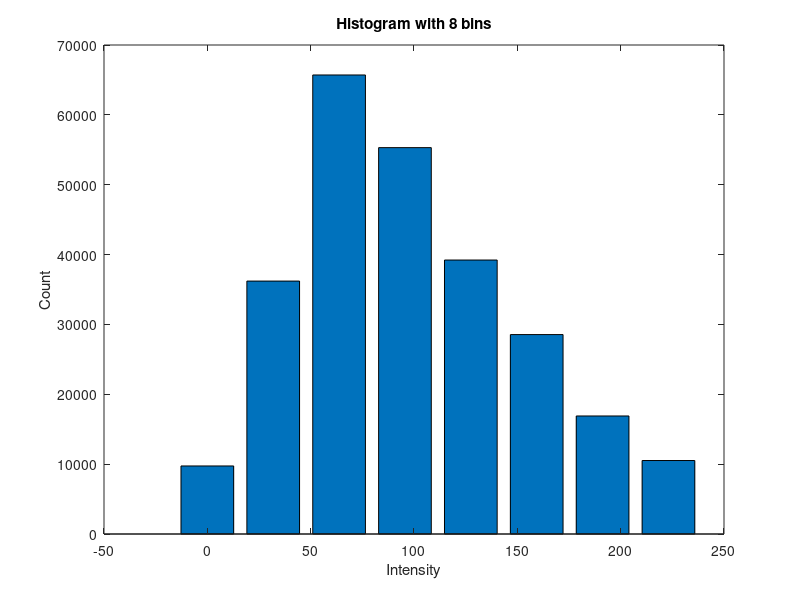
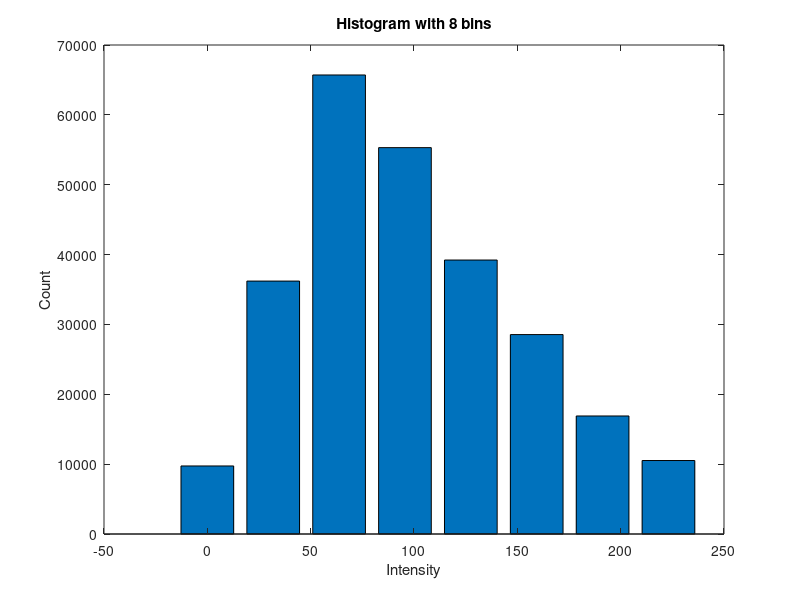
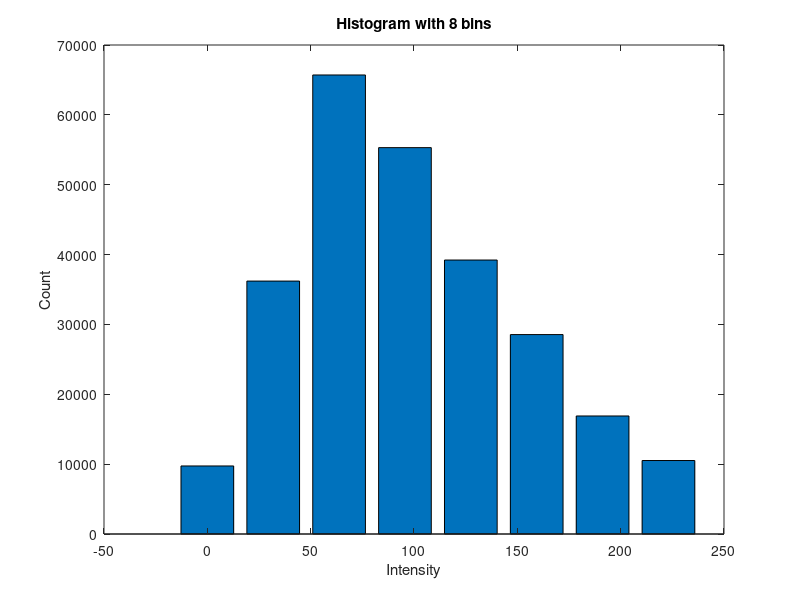
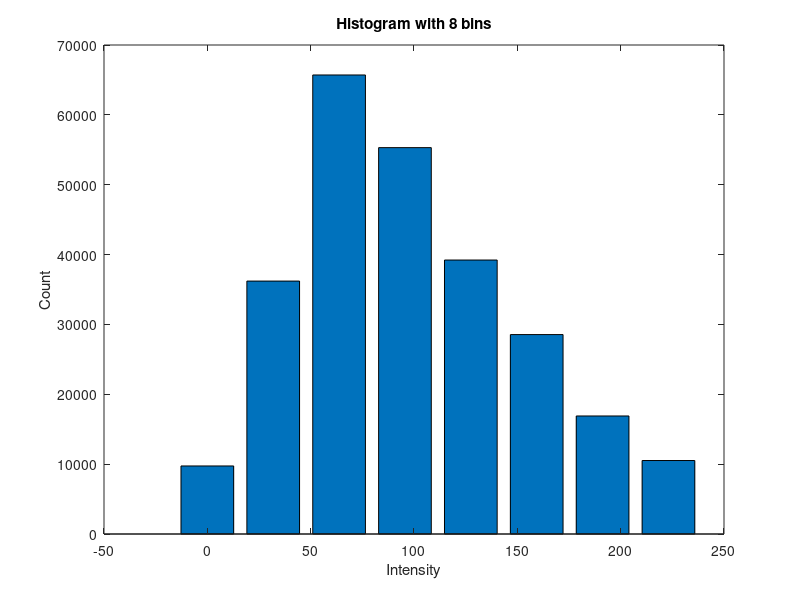

Reproduce these figures in MATLAB, in order.
% Import the data from the filehistogram=importdata('imagej_bridge_histogram.txt', ' ', 1);% Plot the data using a bar chartbar(histogram.data(:, 1), histogram.data(:, 2));% Set the title of the graph%title(’Histogram with 16 bins’, ’fontsize’, 16, ’Fontname’, ’Helvetica’)% For GNU octave, use:title('Histogram with 8 bins')% Set the axis labels%xlabel(’Intensity’, ’fontsize’, 16, ’Fontname’, ’Helvetica’)%ylabel(’Count’, ’fontsize’, 16, ’Fontname’, ’Helvetica’)% For GNU octave, use:xlabel('Intensity')ylabel('Count')% Store the graph in an EPS file (vector graphics)%print -depsc histogram_matlab.eps% For GNU octave, use:print -deps -color -FHelvetica:8 "imagej_bridge_histogram.eps"% Store the graph in a PNG file (bitmap)%print -dpng  histogram_matlab.png% For GNU octave, use:print -dpng -color -FHelvetica:8 "imagej_bridge_histogram.png"% Import the data from the filehistogram=importdata('my_bridge_histogram.txt', ' ', 1);% Plot the data using a bar chartbar(histogram.data(:, 1), histogram.data(:, 2));% Set the title of the graph%title(’Histogram with 16 bins’, ’fontsize’, 16, ’Fontname’, ’Helvetica’)% For GNU octave, use:title('Histogram with 8 bins')% Set the axis labels%xlabel(’Intensity’, ’fontsize’, 16, ’Fontname’, ’Helvetica’)%ylabel(’Count’, ’fontsize’, 16, ’Fontname’, ’Helvetica’)% For GNU octave, use:xlabel('Intensity')ylabel('Count')% Store the graph in an EPS file (vector graphics)%print -depsc histogram_matlab.eps% For GNU octave, use:print -deps -color -FHelvetica:8 "my_bridge_histogram.eps"% Store the graph in a PNG file (bitmap)%print -dpng  histogram_matlab.png% For GNU octave, use:print -dpng -color -FHelvetica:8 "my_bridge_histogram.png"% Import the data from the filehistogram=importdata('imagej_bridge_noise_histogram.txt', ' ', 1);% Plot the data using a bar chartbar(histogram.data(:, 1), histogram.data(:, 2));% Set the title of the graph%title(’Histogram with 16 bins’, ’fontsize’, 16, ’Fontname’, ’Helvetica’)% For GNU octave, use:title('Histogram with 8 bins')% Set the axis labels%xlabel(’Intensity’, ’fontsize’, 16, ’Fontname’, ’Helvetica’)%ylabel(’Count’, ’fontsize’, 16, ’Fontname’, ’Helvetica’)% For GNU octave, use:xlabel('Intensity')ylabel('Count')% Store the graph in an EPS file (vector graphics)%print -depsc histogram_matlab.eps% For GNU octave, use:print -deps -color -FHelvetica:8 "imagej_bridge_noise_histogram.eps"% Store the graph in a PNG file (bitmap)%print -dpng  histogram_matlab.png% For GNU octave, use:print -dpng -color -FHelvetica:8 "imagej_bridge_noise_histogram.png"% Import the data from the filehistogram=importdata('my_bridge_noise_histogram.txt', ' ', 1);% Plot the data using a bar chartbar(histogram.data(:, 1), histogram.data(:, 2));% Set the title of the graph%title(’Histogram with 16 bins’, ’fontsize’, 16, ’Fontname’, ’Helvetica’)% For GNU octave, use:title('Histogram with 8 bins')% Set the axis labels%xlabel(’Intensity’, ’fontsize’, 16, ’Fontname’, ’Helvetica’)%ylabel(’Count’, ’fontsize’, 16, ’Fontname’, ’Helvetica’)% For GNU octave, use:xlabel('Intensity')ylabel('Count')% Store the graph in an EPS file (vector graphics)%print -depsc histogram_matlab.eps% For GNU octave, use:print -deps -color -FHelvetica:8 "my_bridge_noise_histogram.eps"% Store the graph in a PNG file (bitmap)%print -dpng  histogram_matlab.png% For GNU octave, use:print -dpng -color -FHelvetica:8 "my_bridge_noise_histogram.png"